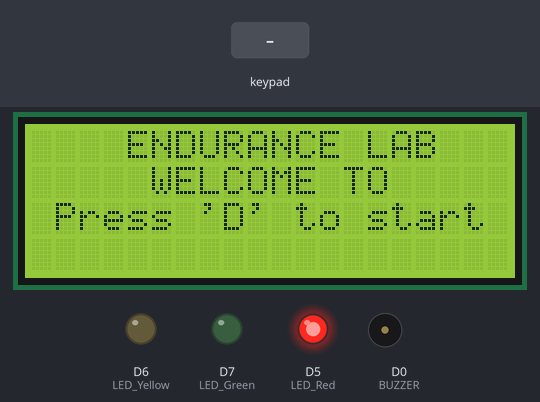
Bench run of a sketch on a simulated ESP8266 (NodeMCU). Shown: 20×4 character LCD, output pins drawn as LEDs (lit = HIGH), buzzer (waves = sounding, pin HIGH). The inputs (shaded band) are chosen by the test bench. Pins used as bus, display or sensor lines are not drawn; what the sketch prints to the serial monitor is not drawn.

Above: at 0.9 s.
1.0 s: key 'D' pressed
At 2.5 s:
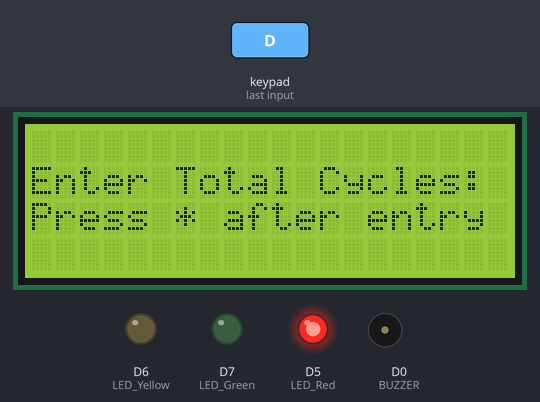
2.8 s: keypad keys 3 2 1 0 * pressed 0.4 s apart
At 4.5 s:
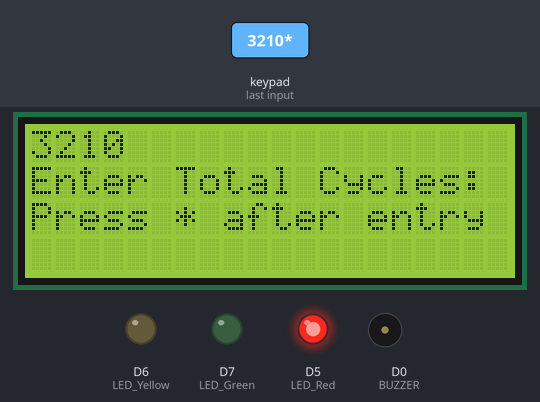
Timing chart, 0 to 4.2 s (numbered marks = the images above; inputs shaded):
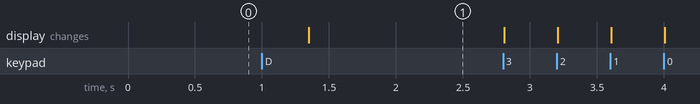

The sketch:

Endurance_Lab_V_3_Blue_LCD_LED_CycleCheck.ino
```cpp
//Final Code Endurance Lab V.3
#include <LiquidCrystal_I2C.h>
#include <Keypad_I2C.h>
#include <Keypad.h>
#include <Wire.h>

// Defines
#define I2C_Addr 0x20                             // I2C Address of PCF8574-board: 0x20 - 0x27
#define RELAY_MODULE D4
#define LED_Red D5
#define LED_Yellow D6
#define LED_Green D7
#define BUZZER D0
#define MILLIS_PER_MINUTE 60000

LiquidCrystal_I2C lcd(0x3F, 20, 4);
//LiquidCrystal_I2C lcd(0x27, 20, 4);

unsigned long timeNow;
unsigned long currentTime;
unsigned long OverallTime;
unsigned long remainingTime;
unsigned long elapsedTime;
unsigned long estimatedTime;

String cyclesPerMinute_str;
String noOfCycles_str;
int noOfCycles;
int cyclesPerMinute;

const byte rows = 4;                           // Number of Rows
const byte columns = 4;                        // Number of Columns

unsigned long singleCycleTime;
int cycleCount = 0;
int remainingCycleCount;
boolean startFlag = false;
boolean processStartFlag = false;

//Layout of the Keys on Keypad
char KeyPadLayout[rows][columns] = {
  {'1', '2', '3', 'A'},
  {'4', '5', '6', 'B'},
  {'7', '8', '9', 'C'},
  {'*', '0', '#', 'D'}
};

//Wiring of PCF8574-IO-Pins
byte PinsLines[rows] = { 3, 2, 1, 0};          //  ROWS Pins
byte PinsColumns[columns] = {7, 6, 5, 4};      //  COLUMNS Pins

//Initialise KeyPad
Keypad_I2C i2cKeypad( makeKeymap(KeyPadLayout), PinsLines, PinsColumns, rows, columns, I2C_Addr);

//Setup
void setup() {
  Serial.begin(115200);

  pinMode(RELAY_MODULE, OUTPUT);
  pinMode(LED_Red, OUTPUT);
  pinMode(LED_Yellow, OUTPUT);
  pinMode(LED_Green, OUTPUT);
  pinMode(BUZZER, OUTPUT);
  digitalWrite(RELAY_MODULE, HIGH);
  digitalWrite(LED_Red, HIGH);

  lcd.init();
  lcd.begin (20, 4);
  lcd.backlight();

  Serial.println(F("--- Begin: Check Connection ..."));
  Wire.begin(4, 5);                                        // Init I2C-Bus, GPIO4-Data, GPIO5 Clock
  Wire.beginTransmission(I2C_Addr);                        // Try to establish connection
  if (Wire.endTransmission() != 0)                         // No Connection established
  {
    Serial.print("    NO ");
  }                                                       // if (Wire.endTransmission() != 0)
  else {
    Serial.print("    ");
  }                                                       // else to if (Wire.endTransmission() != 0)

  Serial.print(F("Device found on"));
  Serial.print(F(" (0x"));
  Serial.print(I2C_Addr, HEX);
  Serial.println(F(")."));
  Serial.println(F("--- End: Check Connection"));

  i2cKeypad.begin( );                                     // Start i2cKeypad

  welcomeMsg();
  noOfCycles = getTotalCyclesFromKeypad().toInt();
  cyclesPerMinute = getCyclesPerMinuteFromKeypad().toInt();
  startProcessMsg();
}

//Main-Loop
void loop() {
  //Logic
  singleCycleTime = MILLIS_PER_MINUTE / cyclesPerMinute;

  startFlag = true; // Will get these value from push button.
  if (startFlag == true) {
    currentTime = millis();
  }

  OverallTime = singleCycleTime * noOfCycles;
  estimatedTime = OverallTime;
  unsigned long estimatedSecs = estimatedTime / 1000;
  int et_runHours = estimatedSecs / 3600;
  int et_secsRemaining = estimatedSecs % 3600;
  int et_runMinutes = et_secsRemaining / 60;
  int et_runSeconds = et_secsRemaining % 60;
  char et_buf[14];
  sprintf(et_buf, "%02d:%02d:%02d", et_runHours, et_runMinutes, et_runSeconds);

  elapsedTime = currentTime;
  unsigned long elapsedSecs = elapsedTime / 1000;
  int e_runHours = elapsedSecs / 3600;
  int e_secsRemaining = elapsedSecs % 3600;
  int e_runMinutes = e_secsRemaining / 60;
  int e_runSeconds = e_secsRemaining % 60;
  char e_buf[14];
  sprintf(e_buf, "%02d:%02d:%02d", e_runHours, e_runMinutes, e_runSeconds);

  int cycle = 1;
  while (cycle <= noOfCycles && cycleCount < noOfCycles) {
    if (millis() >= (timeNow + singleCycleTime))  {
      timeNow += singleCycleTime;
      digitalWrite(RELAY_MODULE, LOW);
      digitalWrite(LED_Yellow, HIGH);
      //digitalWrite(BUZZER, HIGH);
      delay(2000); // Relay Active Time
      cycleCount++;
      remainingCycleCount = noOfCycles - cycleCount;
    }
    cycle++;
    digitalWrite(RELAY_MODULE, HIGH);
    digitalWrite(LED_Yellow, LOW);
    //digitalWrite(BUZZER, LOW);
    delay(singleCycleTime);

    serialLog();
    lcdLog();
  }

  endMsg();
}

void serialLog() {
  //Logs in Serial Monitor for testing
  Serial.print("Total No. of Cycles : ");
  Serial.println(noOfCycles);
  Serial.print("Cycles Per Minute : ");
  Serial.println(cyclesPerMinute);
  Serial.print("No. of Cycles completed : ");
  Serial.println(cycleCount);
  Serial.print("No. of Cycles remaining : ");
  Serial.println(remainingCycleCount);
  //  Serial.print("Estimated time : ");
  //  Serial.println(et_buf);
  //  Serial.print("Elapsed time : ");
  //  Serial.println(e_buf);
  Serial.println();
}

void lcdLog() {
  // Logs in LCD Display
  lcd.setCursor(0, 1); // Column, Row
  lcd.print("   ENDURANCE LAB   ");

  lcd.setCursor(0, 0); // Column, Row
  lcd.print("T.CYC: ");
  lcd.setCursor(6, 0);
  lcd.print(noOfCycles);
  lcd.setCursor(13, 0);
  lcd.print("|CPM:");
  lcd.setCursor(18, 0);
  lcd.print(cyclesPerMinute);

  lcd.setCursor(0, 3); // Column, Row
  lcd.print("CYC COMPLETED: ");
  lcd.setCursor(15, 3);
  lcd.print(cycleCount);

  lcd.setCursor(0, 2); // Column, Row
  lcd.print("CYC REMAINING: ");
  lcd.setCursor(15, 2);
  lcd.print(remainingCycleCount);
}

void welcomeMsg() {
  lcd.clear();
  lcd.setCursor(0, 1); // Column, Row
  lcd.print("     WELCOME TO     ");
  lcd.setCursor(0, 0); // Column, Row
  lcd.print("    ENDURANCE LAB   ");
  lcd.setCursor(0, 2); // Column, Row
  lcd.print(" Press 'D' to start ");

  char keyRead;
  while (1) {
    keyRead = i2cKeypad.getKey();
    Serial.print("Entered Key : ");
    Serial.println(keyRead);
    if (keyRead == 'D') {
      break;
    }
  }

  delay(300);
  lcd.clear();
}

void endMsg() {
  lcd.clear();
  lcd.setCursor(0, 0); // Column, Row
  lcd.print(" Process Completed! ");
  lcd.setCursor(0, 2); // Column, Row
  lcd.print(" Press 'D' to start ");
  lcd.setCursor(0, 3); // Column, Row
  lcd.print("the new Test Cycles ");
  digitalWrite(LED_Green, HIGH);

  char keyRead;
  while (1) {
    keyRead = i2cKeypad.getKey();
    Serial.print("Entered Key : ");
    Serial.println(keyRead);
    if (keyRead == 'D') {
      digitalWrite(LED_Green, LOW);
      digitalWrite(LED_Yellow, LOW);
      ESP.restart();
      break;
    }
  }
}

String getTotalCyclesFromKeypad() {
  lcd.clear();
  int counter = 0;

  lcd.setCursor(0, 1); // Column, Row
  lcd.print("Enter Total Cycles:");
  lcd.setCursor(0, 2); // Column, Row
  lcd.print("Press * after entry");

  char keyRead;
  while (1) {
    keyRead = i2cKeypad.getKey();
    Serial.print("Entered Key : ");
    Serial.println(keyRead);

    if (keyRead == '1' || keyRead == '2' || keyRead == '3' || keyRead == '4' || keyRead == '5' || keyRead == '6' || keyRead == '7' || keyRead == '8' || keyRead == '9' || keyRead == '0') {
      lcd.setCursor(counter, 0);
      lcd.print(keyRead);
      counter++;
      noOfCycles_str.concat(keyRead);

      Serial.println ("NO OF CYLCES:");
      Serial.println (noOfCycles_str);
      Serial.println ("---------------");
    }
    else if (keyRead == '*') {
      break;
    }
  }

  delay(300);
  lcd.clear();

  return noOfCycles_str;
}

String getCyclesPerMinuteFromKeypad() {
  lcd.clear();
  int counter = 0;

  lcd.setCursor(0, 1); // Column, Row
  lcd.print("Enter CPM:");
  lcd.setCursor(0, 2); // Column, Row
  lcd.print("Press * after entry");

  char keyRead;
  while (1) {
    keyRead = i2cKeypad.getKey();
    Serial.print("Entered Key : ");
    Serial.println(keyRead);

    if (keyRead == '1' || keyRead == '2' || keyRead == '3' || keyRead == '4' || keyRead == '5' || keyRead == '6' || keyRead == '7' || keyRead == '8' || keyRead == '9' || keyRead == '0') {
      lcd.setCursor(counter, 0);
      lcd.print(keyRead);
      counter++;
      cyclesPerMinute_str.concat(keyRead);

      Serial.println ("CYLCES PER MINUTE:");
      Serial.println (cyclesPerMinute_str);
      Serial.println ("---------------");
    }
    else if (keyRead == '*') {
      break;
    }
  }

  delay(300);
  lcd.clear();

  return cyclesPerMinute_str;
}

void startProcessMsg() {
  lcd.clear();
  lcd.setCursor(0, 0); // Column, Row
  lcd.print("    Press 'D' to    ");
  lcd.setCursor(0, 3); // Column, Row
  lcd.print("  Start the process ");

  char keyRead;
  while (1) {
    keyRead = i2cKeypad.getKey();
    Serial.print("Entered Key : ");
    Serial.println(keyRead);
    if (keyRead == 'D') {
      break;
    }
  }

  delay(300);
  lcd.clear();

  lcd.setCursor(0, 1); // Column, Row
  lcd.print("Entered Details...");
  lcd.setCursor(0, 0); // Column, Row
  lcd.print("T.CYC : ");
  lcd.setCursor(8, 0); // Column, Row
  lcd.print(noOfCycles);
  lcd.setCursor(0, 3); // Column, Row
  lcd.print("CPM: ");
  lcd.setCursor(5, 3); // Column, Row
  lcd.print(cyclesPerMinute);
  delay(3000);

  lcd.clear();

  lcd.setCursor(0, 0); // Column, Row
  lcd.print("Process starting...");
  delay(3000);
  lcd.clear();


  /*
    Serial.println ("---------------");
    Serial.println ("PROCESS STARTED");
    Serial.println ("---------------");
    Serial.println ("TOTAL NUMBER OF CYCLES : ");
    Serial.println (noOfCycles_str);
    Serial.println ("CYCLES PER MINUTE : ");
    Serial.println (cyclesPerMinute_str);
    Serial.println ("---------------");
  */
}
```

Measured:
- after the input at 1.0 s, the display: changes after 0.35 s (image 1)
